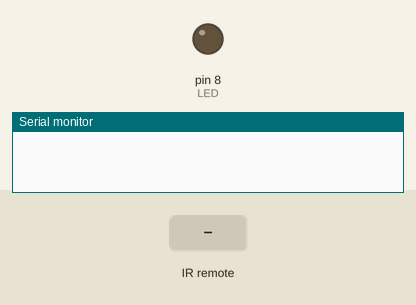
This sketch was run on a simulated Arduino Uno, built with avr-gcc and run on an emulated ATmega328P. On the bench: output pins drawn as LEDs (lit = HIGH), the last lines printed to the serial monitor. The test bench sets the inputs (shaded band).

Above: at 1.2 s.
1.3 s: infrared code 0xFF30CF received
At 2.1 s:
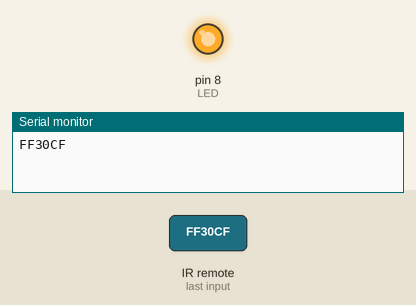
Timing chart, 0 to 4.3 s (numbered marks = the images above; inputs shaded):
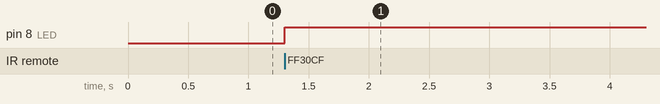

The sketch:

____2_LED____if_.ino
```cpp
#define LED 8
#include <IRremote.h> //IRremote 라이브러리 사용

IRrecv irrecv(2); //적외선 센서의 이름을 irrecv로 지정하고 2번 핀에 연결
decode_results results; //적외선 수신 번호를 results라는 값에 저장

void setup() {
  Serial.begin(9600);
  pinMode(LED, OUTPUT);
  irrecv.enableIRIn(); //IR수신 시작
}

void loop() {
  if (irrecv.decode(&results)) { //적외선 신호를 해석한 경우

    //decode(&results)함수는 수신된 데이터가 문제가 있으면 0을 반환하고 문제가 없는 경우 1을 반환합니다.
    //즉, 정상적으로 신호가 들어온 경우를 뜻합니다.

    Serial.println(results.value, HEX); //수신된 값을 시리얼모니터에 HEX로 출력후 줄바꿈
    if (results.value == 0xFF30CF) { //1을 누르면 LED 점등
      digitalWrite(LED, HIGH);
    }
    else {
      digitalWrite(LED, LOW); //그렇지 않으면 LED 소등
      //적외선 신호를 해석한 경우에 1을 누르지 않는 경우이므로
      //1을 누른 뒤 아무것도 누르지 않으면 LED는 점등 상태로 있음
    }
    irrecv.resume(); //IR 데이터 수신 후 다음 신호 대기(초기화)
  }
  delay(100);
}
```

Measured:
- after the input at 1.3 s, pin 8 (LED): LOW → HIGH at once
